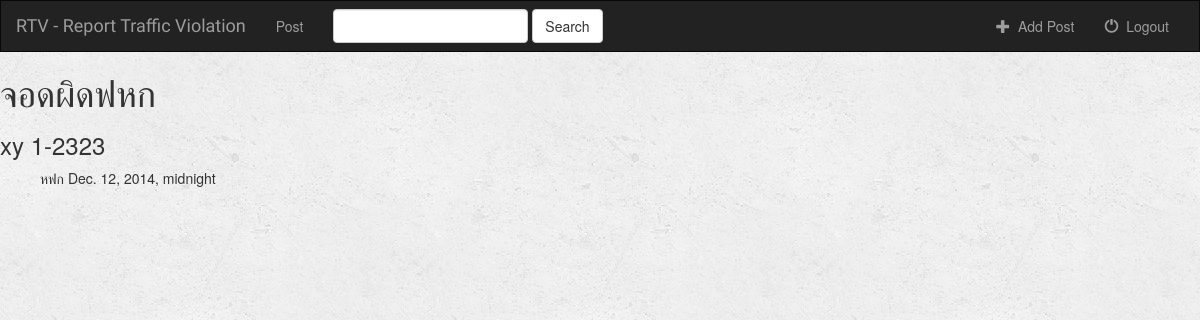
The app's page /rtv/9 with its own data.
### rtv/models.py (models this page shows, shortened)
class Report(models.Model):
    topic = models.CharField(max_length = 100)
    license_plate = models.CharField(max_length = 30)
    address = models.CharField(max_length = 100)
    date = models.DateTimeField(blank = False)

### rtv/views.py (the view)
# urls.py: url(r'^(?P<pk>[0-9]+)$',views.DetailView.as_view() , name = 'detail'),
class DetailView(generic.DetailView):
    model = Report
    template_name = 'rtv/detail.html'

### rtv/templates/rtv/detail.html
{% extends 'rtv/base.html' %}
{% block body %}
  <h1>{{ report.topic }}</h1>
  <h3>{{ report.license_plate }}</h3>
  <ul>
    {{ report.address }}
    {{ report.date }}
  </ul>
{% endblock %}

### rtv/static/rtv/style.css (style rules this page uses)
body { background: white url("images/background.png") }

### records on screen
Report: topic "จอดผิดฟหก", license_plate "xy 1-2323", address "หฟก", date "Dec. 12, 2014, midnight"
